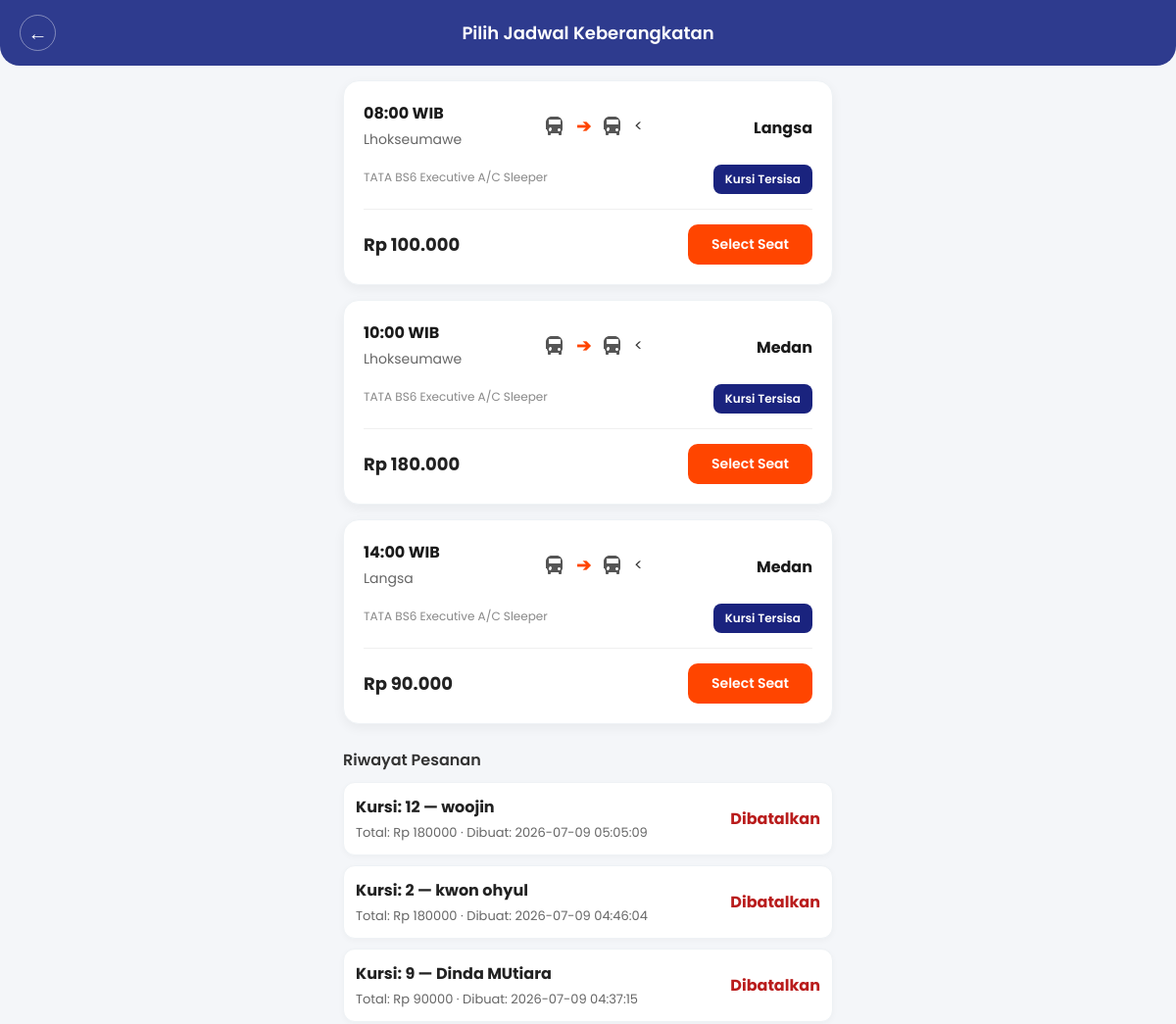
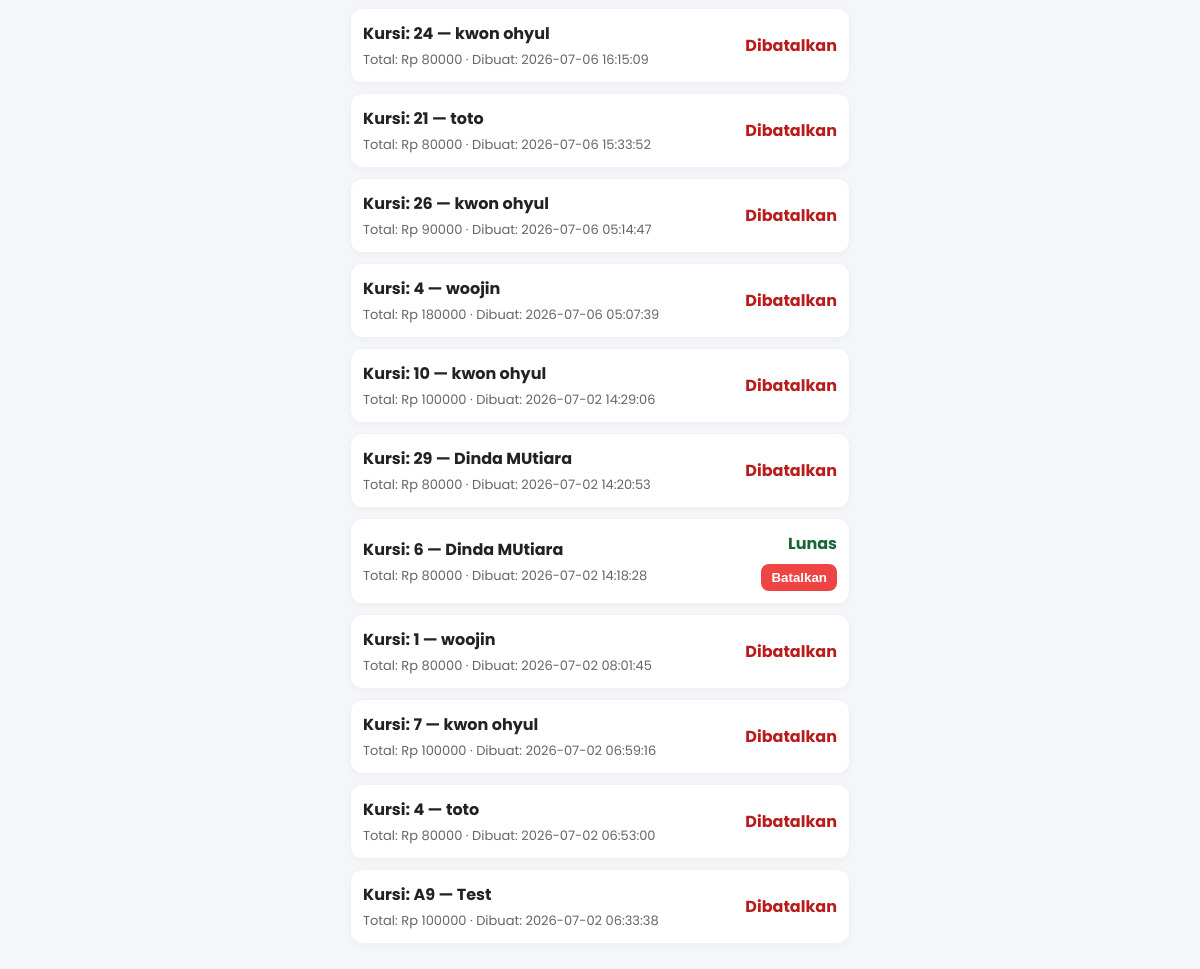
/jadwal (signed in), run on the app's committed database (2 pictures, top to bottom).
### tables this page shows
CREATE TABLE jadwal (
                id INTEGER PRIMARY KEY AUTOINCREMENT,
                asal TEXT,
                tujuan TEXT,
                jam TEXT,
                harga INTEGER
            );

CREATE TABLE pesanan (
                id INTEGER PRIMARY KEY AUTOINCREMENT,
                penumpang_id INTEGER,
                jadwal_id INTEGER,
                nomor_bangku TEXT,
                nama_penumpang TEXT,
                nik TEXT,
                jenis_kelamin TEXT,
                metode_bayar TEXT,
                potongan INTEGER,
                total_bayar INTEGER,
                status TEXT,
                created_at TIMESTAMP DEFAULT CURRENT_TIMESTAMP
            );

### app.py (the view)
@app.route('/jadwal')
def jadwal():
    if 'user_id' not in session:
        return redirect(url_for('login'))
    auto_cancel_expired_payments()
    with get_db_connection() as conn:
        cursor = conn.cursor()
        cursor.execute("SELECT * FROM jadwal")
        list_jadwal = cursor.fetchall()
        cursor.execute(
            """
            SELECT id, nomor_bangku, nama_penumpang, total_bayar, status, created_at
            FROM pesanan
            WHERE penumpang_id = ?
            ORDER BY id DESC
            """,
            (session['user_id'],),
        )
        riwayat_pesanan = cursor.fetchall()
    return render_template('jadwal.html', list_jadwal=list_jadwal, riwayat_pesanan=riwayat_pesanan)

### app.py (called while the page is built)
def get_db_connection():
    conn = sqlite3.connect(DB_PATH)
    return conn

def auto_cancel_expired_payments():
    with get_db_connection() as conn:
        cursor = conn.cursor()
        cursor.execute(
            """
            UPDATE pesanan
            SET status = 'Dibatalkan'
            WHERE status = 'Menunggu Pembayaran'
              AND created_at <= datetime('now', '-10 minutes')
            """
        )

### templates/jadwal.html (shortened to what this page needs)
<!DOCTYPE html>
<html lang="id">
<head>
</head>
<body>
    <div class="app-header">
        <a href="/" class="back-btn">←</a>
        <h1 class="header-title">Pilih Jadwal Keberangkatan</h1>
    </div>
    <div class="container">
{% for j in list_jadwal %}
<div class="schedule-card">
    <div class="route-row">
        <div class="location-block">
            <p class="time">{{ j[3] }}</p>
            <p class="city">{{ j[1] }}</p>
        </div>
        <div class="bus-indicator">
            <span>➔</span>
        </div>
        <<div class="location-block destination">
    <p class="city" style="font-size: 16px; font-weight: 700; color: #1a1a1a;">{{ j[2] }}</p>
</div>
    </div>
    <div class="detail-row">
        <div class="bus-info">
            <p class="bus-class">TATA BS6 Executive A/C Sleeper</p>
        </div>
        <div class="seats-badge">
            {{ j[7] }} Kursi Tersisa
        </div>
    </div>
    <hr class="divider">
<div class="action-row">
    <div class="price-tag">
        Rp {{ "{:,.0f}".format(j[4]).replace(',', '.') }}
    </div>
    <a href="/pilih_bangku/{{ j[0] }}" class="select-btn">Select Seat</a>
</div>
</div>
{% endfor %}
    <div style="margin-top:24px;">
        <h2 style="font-size:16px;margin:0 0 10px 0;color:#333;font-weight:600;">Riwayat Pesanan</h2>
        {% if riwayat_pesanan and riwayat_pesanan|length > 0 %}
            {% for r in riwayat_pesanan %}
                <div style="background:#fff;border-radius:12px;padding:12px;margin-bottom:10px;border:1px solid #eef2f5;box-shadow:0 2px 6px rgba(0,0,0,0.03);">
                    <div style="display:flex;justify-content:space-between;align-items:center;">
                        <div>
                            <div style="font-weight:700;color:#222;">Kursi: {{ r[1] }} — {{ r[2] }}</div>
                            <div style="font-size:13px;color:#666;margin-top:4px;">Total: Rp {{ r[3] }} · Dibuat: {{ r[5] }}</div>
                        </div>
                        <div style="text-align:right;">
                            {% if r[4] == 'Dibatalkan' %}
                                <div style="color:#b91c1c;font-weight:700;">{{ r[4] }}</div>
                            {% else %}
                                <div style="color:#166534;font-weight:700;">{{ r[4] }}</div>
                            {% endif %}
                            {% if r[4] != 'Dibatalkan' %}
                                <form method="post" action="/batal_pesanan/{{ r[0] }}" style="margin-top:8px;">
                                    <button type="submit" style="background:#ef4444;color:#fff;border:none;padding:6px 10px;border-radius:8px;font-weight:600;cursor:pointer;">Batalkan</button>
                                </form>
                            {% endif %}
                        </div>
                    </div>
                </div>
            {% endfor %}
        {% else %}
            <div style="color:#666">Belum ada riwayat pesanan.</div>
        {% endif %}
    </div>
    </div>
</body>
</html>

### templates/jadwal.html (style rules this page uses)
body { font-family: 'Poppins', sans-serif; background-color: #f4f6f9; margin: 0; padding: 0; color: #333333; }
.app-header { background-color: #2e3b8e; color: white; padding: 20px; display: flex; align-items: center; justify-content: center; position: relative; border-bottom-left-radius: 20px; border-bottom-right-radius: 20px; }
.back-btn { position: absolute; left: 20px; color: white; text-decoration: none; font-size: 20px; border: 1px solid rgba(255, 255, 255, 0.4); width: 35px; height: 35px; display: flex; align-items: center; justify-content: center; border-radius: 50%; }
.header-title { font-size: 18px; font-weight: 600; margin: 0; }
.container { max-width: 500px; margin: 0 auto; padding: 15px; }
.schedule-card { background-color: #ffffff; border-radius: 16px; padding: 20px; margin-bottom: 15px; box-shadow: 0 4px 12px rgba(0, 0, 0, 0.05); border: 1px solid #eef2f5; }
.route-row { display: flex; justify-content: space-between; align-items: center; margin-bottom: 15px; }
.location-block { flex: 1; }
.location-block.destination { text-align: right; }
.time { font-size: 16px; font-weight: 700; color: #1a1a1a; margin: 0 0 4px 0; }
.city { font-size: 14px; color: #666666; margin: 0; }
.bus-indicator { display: flex; align-items: center; gap: 10px; color: #ff4500; font-weight: bold; font-size: 18px; padding: 0 10px; }
.bus-icon-svg { width: 24px; height: 24px; fill: #555555; }
.divider { border: none; border-top: 1px solid #f0f0f0; margin: 15px 0; }
.detail-row { display: flex; justify-content: space-between; align-items: flex-start; margin-bottom: 15px; }
.bus-info { flex: 1; padding-right: 10px; }
.bus-class { font-size: 12px; color: #888888; margin: 0; }
.seats-badge { background-color: #1a237e; color: white; padding: 6px 12px; border-radius: 8px; font-size: 12px; font-weight: 600; white-space: nowrap; }
.action-row { display: flex; justify-content: space-between; align-items: center; }
.price-tag { font-size: 18px; font-weight: 700; color: #222222; }
.select-btn { background-color: #ff4500; color: white; border: none; padding: 10px 24px; border-radius: 10px; font-size: 14px; font-weight: 600; cursor: pointer; text-decoration: none; transition: background-color 0.2s; }

### data on the page
jadwal: jam "08:00 WIB", asal "Lhokseumawe", tujuan "Langsa", harga "100.000"
jadwal: jam "10:00 WIB", asal "Lhokseumawe", tujuan "Medan", harga "180.000"
jadwal: jam "14:00 WIB", asal "Langsa", tujuan "Medan", harga "90.000"
pesanan: nomor_bangku "12", nama_penumpang "woojin", total_bayar "180000", created_at "2026-07-09 05:05:09", status "Dibatalkan"
pesanan: nomor_bangku "2", nama_penumpang "kwon ohyul", total_bayar "180000", created_at "2026-07-09 04:46:04", status "Dibatalkan"
pesanan: nomor_bangku "9", nama_penumpang "Dinda MUtiara", total_bayar "90000", created_at "2026-07-09 04:37:15", status "Dibatalkan"
pesanan: nomor_bangku "24", nama_penumpang "kwon ohyul", total_bayar "80000", created_at "2026-07-06 16:15:09", status "Dibatalkan"
pesanan: nomor_bangku "21", nama_penumpang "toto", total_bayar "80000", created_at "2026-07-06 15:33:52", status "Dibatalkan"
pesanan: nomor_bangku "26", nama_penumpang "kwon ohyul", total_bayar "90000", created_at "2026-07-06 05:14:47", status "Dibatalkan"
pesanan: nomor_bangku "4", nama_penumpang "woojin", total_bayar "180000", created_at "2026-07-06 05:07:39", status "Dibatalkan"
pesanan: nomor_bangku "10", nama_penumpang "kwon ohyul", total_bayar "100000", created_at "2026-07-02 14:29:06", status "Dibatalkan"
pesanan: nomor_bangku "29", nama_penumpang "Dinda MUtiara", total_bayar "80000", created_at "2026-07-02 14:20:53", status "Dibatalkan"
pesanan: nomor_bangku "6", nama_penumpang "Dinda MUtiara", total_bayar "80000", created_at "2026-07-02 14:18:28", status "Lunas"
pesanan: nomor_bangku "1", nama_penumpang "woojin", total_bayar "80000", created_at "2026-07-02 08:01:45", status "Dibatalkan"
pesanan: nomor_bangku "7", nama_penumpang "kwon ohyul", total_bayar "100000", created_at "2026-07-02 06:59:16", status "Dibatalkan"
pesanan: nomor_bangku "4", nama_penumpang "toto", total_bayar "80000", created_at "2026-07-02 06:53:00", status "Dibatalkan"
pesanan: nomor_bangku "A9", nama_penumpang "Test", total_bayar "100000", created_at "2026-07-02 06:33:38", status "Dibatalkan"
